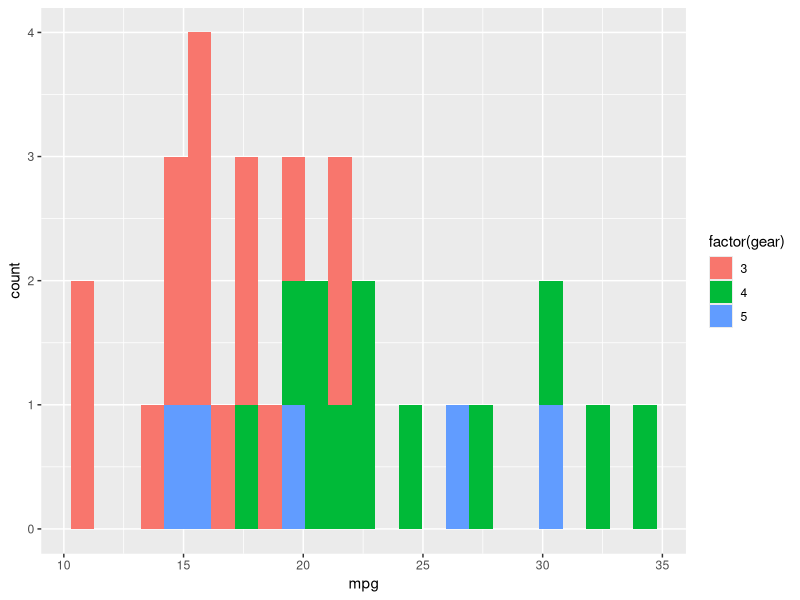

R code for this plot: (Note: this script raises an error after producing the figure.)
## ---- chunk 1
sum(5:55)
## ---- chunk 2
# The function sumfun calculates the sum of all integers between 5 and n
sumfun <- function(n) sum(5:n)
sumfun(10)
sumfun(20)
sumfun(100)
## ---- chunk 3
# The function fib(n) will print the first n elements of the Fibonacci sequence
fib <- function(n) {
  x = 0
  y = 1
  v <- c()
  if (n < 1) {
    sprintf("There is no Fibonacci sequence with %i elements.  Please enter a positive integer.", n)
    } else {
    if (n == 1) {
      v[[1]] <- 1
      } else {
        v[[1]] <- 1
        for (i in 2:n) {
          z = x + y
          v[[i]] <- z
          x = y
          y = z
        }
      }
      print(v)
    }
}
fib(12)
## ---- chunk 4
library(ggplot2)
#ggplot(data=mtcars, aes(x=as.factor(mpg), fill = factor(gear))) + geom_bar()

ggplot(mtcars) +
    geom_histogram(aes(x = mpg, fill = factor(gear)), bins = 25)
## ---- chunk 5
str(cars)
y <- cars$speed; x <- cars$dist;
model <- lm(formula="y~x")
model
summary(model)
## ---- chunk 6
ggplot(cars,aes(speed, dist)) + geom_point() + 
  geom_smooth(method='lm', formula=y~x)
## ---- chunk 7
y <- cars$dist; x <- cars$speed*cars$speed;
model_2 <- lm(formula="y~x")
model_2
summary(model_2)
## ---- chunk 8
ggplot(cars,aes(speed^2, dist)) + geom_point() +
geom_smooth(method='lm', formula= y~x)
